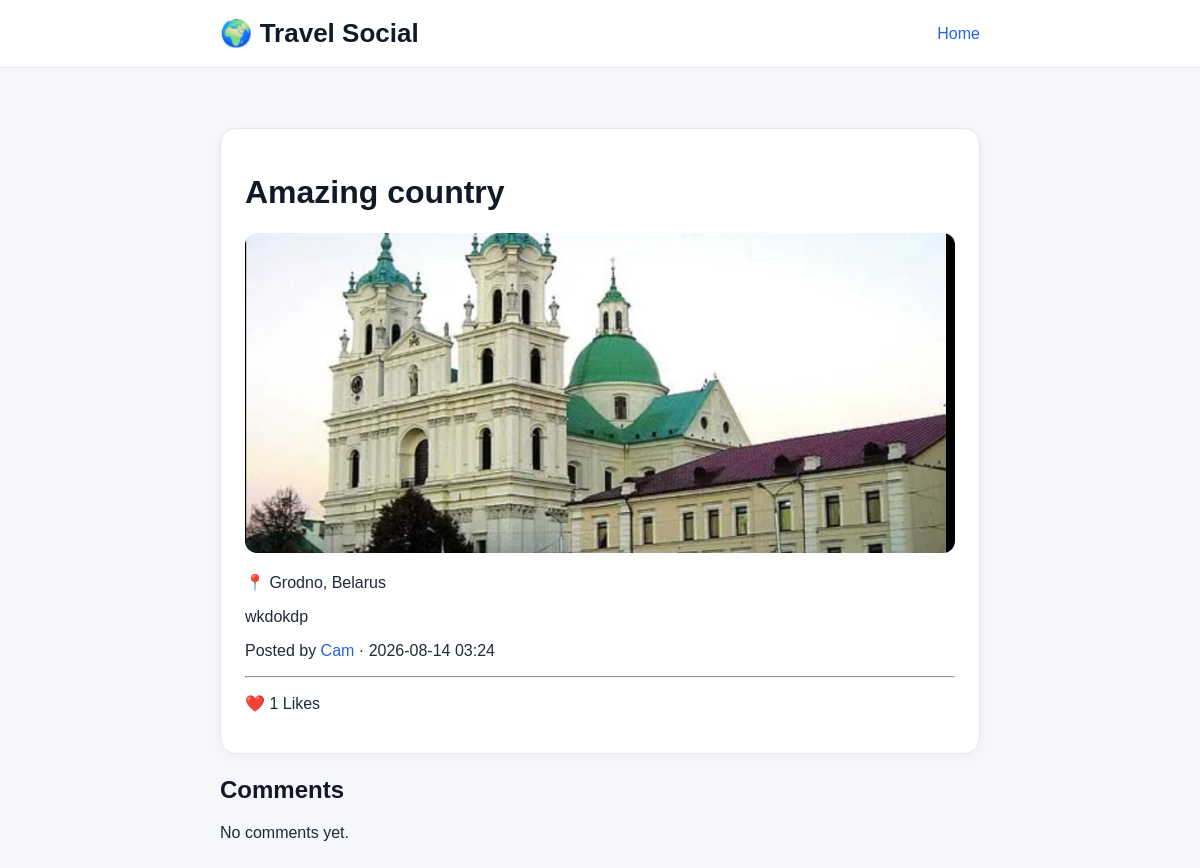
The app's page /post/4 with its own data.
### models.py (models this page shows, shortened)
class TravelPost(db.Model):
    id = db.Column(db.Integer, primary_key=True)
    title = db.Column(db.String(100), nullable=False)
    description = db.Column(db.Text, nullable=False)
    country = db.Column(db.String(50), nullable=False)
    city = db.Column(db.String(50), nullable=False)
    created_at = db.Column(db.DateTime, nullable=False, default=datetime.utcnow)
    user_id = db.Column(db.Integer, db.ForeignKey('user.id'), nullable=False)
    image_filename = db.Column(db.String(255), nullable=True)
    comments = db.relationship('Comment', backref='post', lazy=True, cascade="all, delete-orphan")
    likes = db.relationship('Like', backref='post', lazy=True, cascade="all, delete-orphan")

class User(db.Model, UserMixin):
    id = db.Column(db.Integer, primary_key=True)
    username = db.Column(db.String(80), unique=True, nullable=False, index=True)
    email = db.Column(db.String(120), unique=True, nullable=False, index=True)
    password_hash = db.Column(db.String(200), nullable=False)
    profile_image = db.Column(db.String(255), nullable=True)
    posts = db.relationship('TravelPost', backref='author', lazy=True)
    comments = db.relationship('Comment', backref='author', lazy=True)
    likes = db.relationship('Like', backref='user', lazy=True)

### routes.py (the view)
@app.route("/post/<int:post_id>")
def post_detail(post_id):
    post = TravelPost.query.get_or_404(post_id)
    form = CommentForm()
    return render_template(
        "post_detail.html",
        post=post,
        form=form
    )

### templates/post_detail.html (shortened to what this page needs)
<!DOCTYPE html>
<html lang="en">
<head>
    <link rel="stylesheet"
          href="{{ url_for('static', filename='style.css') }}">
</head>
<body>
<header class="site-header">
    <div class="site-header-inner">
        <div class="logo">
            🌍 Travel Social
        </div>
        <div class="nav-links">
            <a href="{{ url_for('home') }}">Home</a>
        </div>
    </div>
</header>
<div class="container">
    <div class="post-card">
        <h1>{{ post.title }}</h1>
        {% if post.image_filename %}
            <img
                src="{{ url_for('static', filename='uploads/' + post.image_filename) }}"
                alt="{{ post.title }}"
                class="post-image">
        {% endif %}
        <p>
            📍 {{ post.city }}, {{ post.country }}
        </p>
        <p>
            {{ post.description }}
        </p>
        <p>
            Posted by
            <a href="{{ url_for('profile', username=post.author.username) }}">
                {{ post.author.username }}
            </a>
            ·
            {{ post.created_at.strftime("%Y-%m-%d %H:%M") }}
        </p>
        <hr>
        <p>
            ❤️ {{ post.likes|length }} Likes
        </p>
    </div>
    <h2>Comments</h2>
    {% if post.comments %}
        {% for comment in post.comments %}
        <div class="comment-card">
            <strong>{{ comment.author.username }}</strong>
            <small>
                {{ comment.created_at.strftime("%Y-%m-%d %H:%M") }}
            </small>
            <p>
                {{ comment.text }}
            </p>
        </div>
        {% endfor %}
    {% else %}
        <div class="comment-card">
            No comments yet.
        </div>
    {% endif %}
</div>
</body>
</html>

### static/style.css (style rules this page uses)
body { font-family: Arial, Helvetica, sans-serif; background: #f5f7fb; margin: 0; color: #1f2937; }
.container { width: 92%; max-width: 760px; margin: 0 auto; padding: 30px 0 60px; }
h1, h2, h3 { color: #111827; }
a { color: #2563eb; text-decoration: none; }
.site-header { background: white; border-bottom: 1px solid #e5e7eb; padding: 18px 0; margin-bottom: 30px; }
.site-header-inner { width: 92%; max-width: 760px; margin: 0 auto; display: flex; justify-content: space-between; align-items: center; }
.logo { font-size: 26px; font-weight: 700; color: #111827; }
.nav-links { display: flex; gap: 18px; }
.post-card { background: white; border-radius: 16px; padding: 24px; margin-bottom: 22px; border: 1px solid #e5e7eb; box-shadow: 0 2px 8px rgba(0, 0, 0, 0.04); }
.post-image { width: 100%; height: 320px; object-fit: cover; border-radius: 12px; margin: 20px 0; display: block; }

### records on screen
TravelPost: title "Amazing country", image_filename (picture), city "Grodno", country "Belarus", description "wkdokdp", created_at "2026-08-14 03:24"
User: author.username "Cam"

### other values on screen
{{ post.likes|length }} "1"
